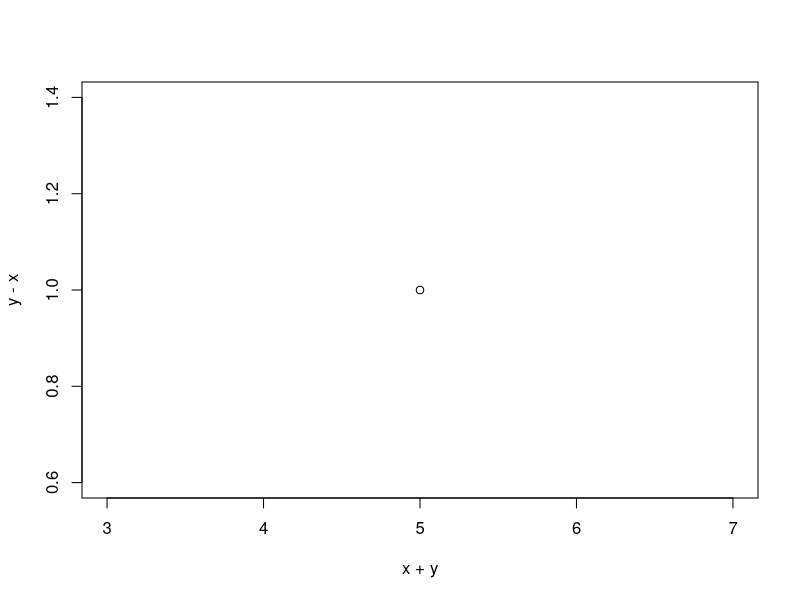

Here is the R script that generated this plot: (Note: this script raises an error after producing the figure.)
library(dslabs)
data(murders)
murder_rate <- murders$total / murders$population*100000
ind <- which.min(murder_rate)

if(murder_rate[ind] < 0.5){
  print(murders$state[ind]) 
} else{
  print("No state has murder rate that low")
}

# changing the condition to < 0.25 changes the result
if(murder_rate[ind] < 0.25){
  print(murders$state[ind]) 
} else{
  print("No state has a murder rate that low.")
}

# Assign the state abbreviation when the state name is longer than 8 characters 
new_names <- ifelse(nchar(murders$state)>8, murders$abb, murders$state)

# Create function called `sum_n`
sum_n <- function(x){
  sum(1:x)
}

# Use the function to determine the sum of integers from 1 to 5000
sum_n(5000)

altman_plot <- function(x,y){
  plot(x+y, y-x)
}

# Create `altman_plot` 
altman_plot(2,3)

# Here is an example of a function that adds numbers from 1 to n
example_func <- function(n){
  x <- 1:n
  sum(x)
}

# Here is the sum of the first 100 numbers
example_func(100)

# Write a function compute_s_n with argument n that for any given n computes the sum of 1 + 2^2 + ...+ n^2
compute_s_n <- function(n){
  x <- 1:n
  squared <- x^2
  sum(squared)
}

# Report the value of the sum when n=10
compute_s_n(10)


# Define a function and store it in `compute_s_n`
compute_s_n <- function(n){
  x <- 1:n
  sum(x^2)
}

# Create a vector for storing results
s_n <- vector("numeric", 25)

# write a for-loop to store the results in s_n
n <- 25
for(i in 1:n){
  s_n[i] <- compute_s_n(i)
}

#  Create the plot 
plot(n, s_n)

# Check that s_n is identical to the formula given in the instructions.
identical(s_n, (n*(n+1)*(2*n+1))/6)
